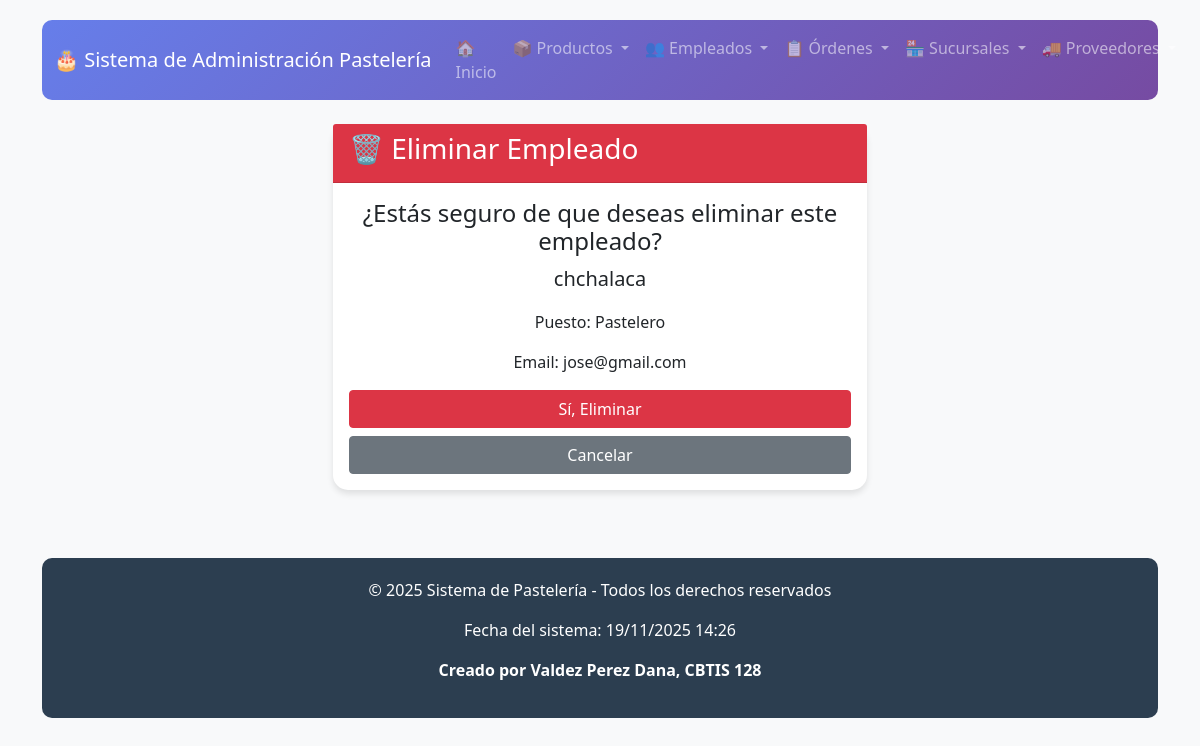
The app's page /empleados/borrar/1/ with its own data.
### app_pasteleria/models.py (models this page shows, shortened)
class Empleado(models.Model):
    id_empleado = models.AutoField(primary_key=True)
    nombre = models.CharField(max_length=100)
    telefono = models.CharField(max_length=20, blank=True, null=True)
    puesto = models.CharField(max_length=50)
    email = models.EmailField(unique=True)
    salario = models.DecimalField(max_digits=10, decimal_places=2)
    activo = models.BooleanField(default=True)

### app_pasteleria/views.py (the view)
# urls.py: path('empleados/borrar/<int:id>/', views.borrar_empleado, name='borrar_empleado'),
def borrar_empleado(request, id):
    empleado = get_object_or_404(Empleado, id_empleado=id)
    if request.method == 'POST':
        empleado.delete()
        return redirect('inicio_empleados')
    return render(request, 'empleados/borrar_empleado.html', {'empleado': empleado})

### app_pasteleria/templates/empleados/borrar_empleado.html (shortened to what this page needs)
{% extends 'base.html' %}
{% block content %}
<div class="container mt-4">
    <div class="row">
        <div class="col-md-6 mx-auto">
            <div class="card">
                <div class="card-header bg-danger text-white">
                    <h3>🗑️ Eliminar Empleado</h3>
                </div>
                <div class="card-body text-center">
                    <h4>¿Estás seguro de que deseas eliminar este empleado?</h4>
                    <p class="lead"><strong>{{ empleado.nombre }}</strong></p>
                    <p>Puesto: {{ empleado.puesto }}</p>
                    <p>Email: {{ empleado.email }}</p>
                    <form method="POST">
                        <div class="d-grid gap-2">
                            <button type="submit" class="btn btn-danger">Sí, Eliminar</button>
                            <a href="{% url 'inicio_empleados' %}" class="btn btn-secondary">Cancelar</a>
                        </div>
                    </form>
                </div>
            </div>
        </div>
    </div>
</div>
{% endblock %}

### app_pasteleria/templates/base.html (style rules this page uses)
body { background-color: #f8f9fa; font-family: 'Segoe UI', Tahoma, Geneva, Verdana, sans-serif; padding-top: 20px; min-height: 100vh; display: flex; flex-direction: column; }
.card { border: none; border-radius: 15px; box-shadow: 0 4px 6px rgba(0,0,0,0.1); margin-bottom: 20px; }

### records on screen
Empleado: nombre "chchalaca", puesto "Pastelero", email "jose@gmail.com"
